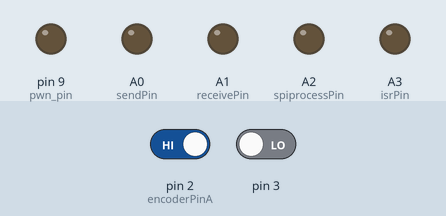
Bench run of a sketch on a simulated Arduino Uno, built with avr-gcc and run on an emulated ATmega328P. On the bench: output pins drawn as LEDs (lit = HIGH). Inputs (shaded band) come from the test bench; at power-on: pin 3 LOW, pin 2 (encoderPinA) HIGH. What the sketch prints to the serial monitor is not drawn.

Above: at 1.7 s.
1.8 s: pin 3 driven HIGH
At 2.3 s:
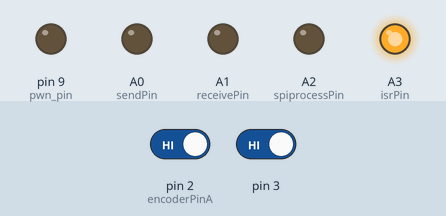
4.8 s: pin 3 driven LOW
At 5.8 s:
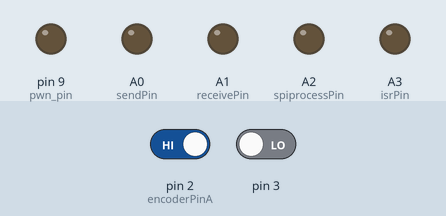
Timing chart, 0 to 7.8 s (numbered marks = the images above; inputs shaded):
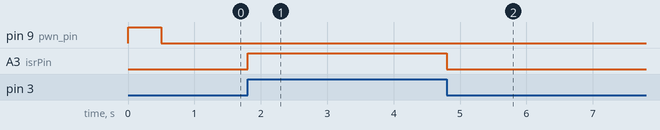

The sketch:

motor_control_pin_interrupt_spi_read.ino
```cpp
#include <Wire.h>
int SLAVE_ADDRESS = 0x04;
#include <SPI.h>

byte buf [100];
byte out_buf [100];
volatile byte pos;
volatile boolean process_it;

byte n_lsb, n_msb;

// Todo:
// - add command motor
// - add encoder
// - change communication scheme
#define encoderPinA 2
#define encoderPinB 5

#define in_bytes 3
#define out_bytes 6
byte inArray[in_bytes];
byte outArray[out_bytes];
bool new_data;
int mypause = 1;

int pwn_pin = 9;
int in1 = 6;
int in2 = 4;

#define sendPin A0
#define receivePin A1
#define spiprocessPin A2
#define isrPin A3

int analogPin = 0;
int accel = 0;

int ISR_Happened;
int ISR_state = 0;
//  encoder
volatile bool _EncoderBSet;
volatile long encoder_count = 0;


const byte mask = B11111000;
int prescale = 1;

int n;
int nIn;
int nISR;
int v1;
int v_out;

int inByte;
int fresh;
bool send_ser;

byte num_received;

int prevenc;
int posbreak;
int negbreak;

void command_motor(int speed){

  speed = mysat(speed);

  if (speed > 0){
    digitalWrite(in1, LOW);
    digitalWrite(in2, HIGH);
    analogWrite(pwn_pin, speed);
  }
  else if (speed < 0){
    digitalWrite(in1, HIGH);
    digitalWrite(in2, LOW);
    analogWrite(pwn_pin, abs(speed));
  }
  else {
    digitalWrite(in1, LOW);
    digitalWrite(in2, LOW);
    analogWrite(pwn_pin, 0);
  }
}


void setup()
{
  Serial.begin(115200);

  Serial.println("i2c plus spi read motor control zeroMQ");
  Serial.println("pin interrupt");
  Serial.println("01/25/2022");
  Serial.print("\n");

  Wire.begin(SLAVE_ADDRESS);
  Wire.onReceive(read_all_bytes);
  Wire.onRequest(sendData);
  Wire.setClock(400000);//<-- is this actually bad for a secondary device?

  //Serial1.begin(115200);

  send_ser = false;


  for(int i=0;i<out_bytes;i++){
    outArray[i] = i;
  }


  pinMode(sendPin, OUTPUT);
  pinMode(receivePin, OUTPUT);
  pinMode(spiprocessPin, OUTPUT);
  pinMode(isrPin, OUTPUT);


  digitalWrite(receivePin, LOW);
  digitalWrite(sendPin, LOW);
  digitalWrite(spiprocessPin, LOW);
  digitalWrite(isrPin, LOW);
// encoder
  pinMode(encoderPinA, INPUT);
  pinMode(encoderPinB, INPUT);
  // turn on pullup resistors
  digitalWrite(encoderPinA, HIGH);
  digitalWrite(encoderPinB, HIGH);

  // encoder pin on interrupt 0 (pin 2)
  attachInterrupt(0, doEncoder, RISING);
  attachInterrupt(1, pinISR, CHANGE);

  SPCR |= bit (SPE);

  // have to send on master in, *slave out*
  pinMode(MISO, OUTPUT);

  // get ready for an interrupt
  pos = 0;   // buffer empty
  process_it = false;

  // now turn on interrupts
  SPI.attachInterrupt();


  Serial.println("motor test begin");
  command_motor(255);
  delay(500);
  command_motor(0);
  Serial.println("motor test over");
}

unsigned char getsecondbyte(int input){
    unsigned char output;
    output = (unsigned char)(input >> 8);
    return output;
}


int reassemblebytes(unsigned char msb, unsigned char lsb){
    int output;
    output = (int)(msb << 8);
    output += lsb;
    return output;
}

int readtwobytes(void){
    unsigned char msb, lsb;
    int output;
    int iter = 0;
    while (Serial.available() <2){
      iter++;
      if (iter > 1e5){
	break;
      }
    }
    msb = Serial.read();
    lsb = Serial.read();
    output = reassemblebytes(msb, lsb);
    return output;
}

void SendTwoByteInt(int intin){
    unsigned char lsb, msb;
    lsb = (unsigned char)intin;
    msb = getsecondbyte(intin);
    Serial.write(msb);
    Serial.write(lsb);
}

int mysat(int vin){
  int mymax = 255;
  int mymin = -255;
  int vout;

  if ( vin > mymax ){
    vout = mymax;
  }
  else if ( vin < mymin ){
    vout = mymin;
  }
  else{
    vout = vin;
  }

  return(vout);
}

void mynewline(){
  Serial.print('\n');
}

void print_int_with_label(char * label, int val){
  Serial.print(label);
  Serial.print(val);
}

void print_int_with_comma(int val){
  Serial.print(val);
  Serial.print(",");
}

void print_int_with_newline(int val){
  Serial.print(val);
  mynewline();
}


void loop()
{
  unsigned char lsb, msb;

  if ( new_data ){
    new_data = false;
    //digitalWrite(i2cprocessPin, HIGH);

    //Serial.println("new data");
    if (inArray[0] == 1){
      //Serial.print("#start new test");
      //Serial.print("#==");
      nISR = 0;
      ISR_Happened = 0;
      encoder_count = 0;
      outArray[0] = 0;
      outArray[1] = 0;
      outArray[2] = 0;
      outArray[3] = 0;

      mypause = 1;//wait until first ISR read from RPi to increment the ISR n counter
      TCNT2  = 0;//reset timer count to sync both Arduinos
    }
    else if (inArray[0] == 2){
      // test over
      v1 = 0;
      command_motor(v1);
      Serial.println("#end");
    }
    else if (inArray[0] == 7){
      ISR_Happened = 0;
      //digitalWrite(handshake_pin, LOW);
    }
    /* else if (inArray[0] == 30){ */
    /*   v1 = reassemblebytes(inArray[1],inArray[2]); */
    /*   Serial.println(v1); */
    /*   command_motor(v1); */
    /* } */
    //Serial.print(inArray[0]);
    //Serial.print(",");
    //Serial.print(inArray[1]);
    //Serial.print(",");
    //Serial.print(inArray[2]);
    //Serial.print('\n');
    //Serial.print(nISR);
    //Serial.print(",");
    //Serial.println(v1);
    //digitalWrite(i2cprocessPin, LOW);
  }

  if (process_it){
    process_it = false;
    digitalWrite(spiprocessPin, HIGH);
    byte v_msb, v_lsb;
    v_msb = buf[0];
    v_lsb = buf[1];
    v1 = reassemblebytes(v_msb,v_lsb);
    print_int_with_comma(nISR);
    //Serial.println(v1);
    print_int_with_comma(v_msb);
    print_int_with_comma(v_lsb);
    print_int_with_newline(v1);
    //mynewline();
    n_lsb = (byte)nISR;
    n_msb = getsecondbyte(nISR);

    out_buf[0] = n_msb;
    out_buf[1] = n_lsb;
    out_buf[2] = 9;
    pos = 0;
    buf[0] = 0;
    buf[1] = 0;
    //command_motor(v1);
    digitalWrite(spiprocessPin, LOW);
  }


  unsigned char e_lsb, e_msb;

  if (ISR_Happened > 0){
    ISR_Happened = 0;

    n_lsb = (unsigned char)nISR;
    n_msb = getsecondbyte(nISR);

    outArray[0] = n_msb;
    outArray[1] = n_lsb;

    e_lsb = (unsigned char)encoder_count;
    e_msb = getsecondbyte(encoder_count);

    outArray[2] = e_msb;
    outArray[3] = e_lsb;

    //if (mypause == 0){
    if (false){
      print_int_with_comma(n_msb);
      print_int_with_comma(n_lsb);
      print_int_with_comma(e_msb);
      print_int_with_newline(e_lsb);
    }

    //digitalWrite(sendPin, LOW);
  }
}


// Interrupt service routines for the right motor's quadrature encoder
void doEncoder()
{
  // Test transition; since the interrupt will only fire on 'rising' we don't need to read pin A
  //n++;

  _EncoderBSet = digitalRead(encoderPinB);   // read the input pin

  // and adjust counter + if A leads B
  if (_EncoderBSet){
    encoder_count ++;
  }
  else {
    encoder_count --;
  }
}

void read_all_bytes(int numBytes){
  //digitalWrite(receivePin, HIGH);
  for(int i=0;i<numBytes;i++){
    inArray[i] = Wire.read();
  }
  new_data = true;
  //digitalWrite(receivePin, LOW);
}

void sendData(){
  digitalWrite(sendPin, HIGH);
  Wire.write(outArray,sizeof(outArray));
  //if (ISR_Happened == 1){
  //    digitalWrite(handshake_pin, HIGH);
  //}
  mypause = 0;
  digitalWrite(sendPin, LOW);
}

/* void sendData(){ */
/*   //Wire.write(ISR_Happened); */
/*   //while( ISR_Happened == 0){};//wait */
/*   Wire.write(nISR); */
/*   if (ISR_Happened == 1){ */
/*       digitalWrite(handshake_pin, HIGH); */
/*   } */
/*   mypause = 0; */
/* } */


void pinISR()
{
  //digitalWrite(isrPin, HIGH);
  //Serial.println("pinISR");
  ISR_Happened = 1;
  if (mypause == 0){
    nISR++;
  }
  if (ISR_state == 0){
    ISR_state = 1;
  }
  else{
    ISR_state = 0;
  }
  digitalWrite(isrPin, ISR_state);
  //analogWrite(pwmA, v1);
  //v_out = v1*v1;
  command_motor(v1);
  //accel = analogRead(analogPin);
  //digitalWrite(isrPin, LOW);
}

ISR (SPI_STC_vect)
{
byte c = SPDR;  // grab byte from SPI Data Register
  digitalWrite(receivePin, HIGH);
  // add to buffer if room
  if (pos < sizeof buf)
    {
    buf[pos] = c;
    SPDR = out_buf[pos];
    //SPI.transfer(out_buf[pos]);
    pos++;
    // example: newline means time to process buffer
    if (pos > 2)
      process_it = true;

    }  // end of room available
  digitalWrite(receivePin, LOW);
}  // end of interrupt routine SPI_STC_vect
```

Measured:
- after the input at 1.8 s, A3 (isrPin): LOW → HIGH at once
- after the input at 4.8 s, A3 (isrPin): HIGH → LOW at once
